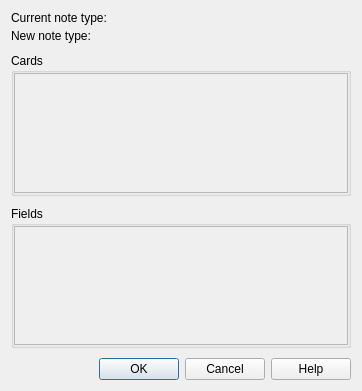
<?xml version="1.0" encoding="UTF-8"?>
<ui version="4.0">
 <class>Dialog</class>
 <widget class="QDialog" name="Dialog">
  <property name="geometry">
   <rect>
    <x>0</x>
    <y>0</y>
    <width>362</width>
    <height>391</height>
   </rect>
  </property>
  <property name="windowTitle">
   <string>Change Note Type</string>
  </property>
  <layout class="QVBoxLayout" name="verticalLayout">
   <property name="spacing">
    <number>10</number>
   </property>
   <item>
    <layout class="QGridLayout" name="gridLayout">
     <property name="verticalSpacing">
      <number>4</number>
     </property>
     <item row="0" column="0">
      <widget class="QLabel" name="label_6">
       <property name="text">
        <string>Current note type:</string>
       </property>
      </widget>
     </item>
     <item row="0" column="1">
      <widget class="QLabel" name="oldModelLabel">
       <property name="sizePolicy">
        <sizepolicy hsizetype="Expanding" vsizetype="Preferred">
         <horstretch>0</horstretch>
         <verstretch>0</verstretch>
        </sizepolicy>
       </property>
       <property name="text">
        <string/>
       </property>
       <property name="margin">
        <number>4</number>
       </property>
      </widget>
     </item>
     <item row="1" column="0">
      <widget class="QLabel" name="label">
       <property name="text">
        <string>New note type:</string>
       </property>
      </widget>
     </item>
     <item row="1" column="1">
      <widget class="QWidget" name="modelChooserWidget" native="true">
       <property name="sizePolicy">
        <sizepolicy hsizetype="Expanding" vsizetype="Preferred">
         <horstretch>0</horstretch>
         <verstretch>0</verstretch>
        </sizepolicy>
       </property>
      </widget>
     </item>
    </layout>
   </item>
   <item>
    <widget class="QGroupBox" name="tgroup">
     <property name="sizePolicy">
      <sizepolicy hsizetype="Preferred" vsizetype="Expanding">
       <horstretch>0</horstretch>
       <verstretch>0</verstretch>
      </sizepolicy>
     </property>
     <property name="title">
      <string>Cards</string>
     </property>
     <layout class="QVBoxLayout" name="verticalLayout_2">
      <property name="margin">
       <number>0</number>
      </property>
      <item>
       <widget class="QScrollArea" name="scrollArea">
        <property name="sizePolicy">
         <sizepolicy hsizetype="Expanding" vsizetype="Preferred">
          <horstretch>0</horstretch>
          <verstretch>0</verstretch>
         </sizepolicy>
        </property>
        <property name="widgetResizable">
         <bool>true</bool>
        </property>
        <widget class="QWidget" name="templateMap">
         <property name="geometry">
          <rect>
           <x>0</x>
           <y>0</y>
           <width>330</width>
           <height>120</height>
          </rect>
         </property>
        </widget>
       </widget>
      </item>
     </layout>
    </widget>
   </item>
   <item>
    <widget class="QGroupBox" name="fgroup">
     <property name="sizePolicy">
      <sizepolicy hsizetype="Preferred" vsizetype="Expanding">
       <horstretch>0</horstretch>
       <verstretch>0</verstretch>
      </sizepolicy>
     </property>
     <property name="title">
      <string>Fields</string>
     </property>
     <layout class="QVBoxLayout" name="verticalLayout_3">
      <property name="margin">
       <number>0</number>
      </property>
      <item>
       <widget class="QScrollArea" name="scrollArea_2">
        <property name="sizePolicy">
         <sizepolicy hsizetype="Expanding" vsizetype="Preferred">
          <horstretch>0</horstretch>
          <verstretch>0</verstretch>
         </sizepolicy>
        </property>
        <property name="widgetResizable">
         <bool>true</bool>
        </property>
        <widget class="QWidget" name="fieldMap">
         <property name="geometry">
          <rect>
           <x>0</x>
           <y>0</y>
           <width>330</width>
           <height>119</height>
          </rect>
         </property>
        </widget>
       </widget>
      </item>
     </layout>
    </widget>
   </item>
   <item>
    <widget class="QDialogButtonBox" name="buttonBox">
     <property name="orientation">
      <enum>Qt::Horizontal</enum>
     </property>
     <property name="standardButtons">
      <set>QDialogButtonBox::Cancel|QDialogButtonBox::Help|QDialogButtonBox::Ok</set>
     </property>
    </widget>
   </item>
  </layout>
 </widget>
 <resources/>
 <connections>
  <connection>
   <sender>buttonBox</sender>
   <signal>accepted()</signal>
   <receiver>Dialog</receiver>
   <slot>accept()</slot>
   <hints>
    <hint type="sourcelabel">
     <x>248</x>
     <y>254</y>
    </hint>
    <hint type="destinationlabel">
     <x>157</x>
     <y>274</y>
    </hint>
   </hints>
  </connection>
  <connection>
   <sender>buttonBox</sender>
   <signal>rejected()</signal>
   <receiver>Dialog</receiver>
   <slot>reject()</slot>
   <hints>
    <hint type="sourcelabel">
     <x>316</x>
     <y>260</y>
    </hint>
    <hint type="destinationlabel">
     <x>286</x>
     <y>274</y>
    </hint>
   </hints>
  </connection>
 </connections>
</ui>
